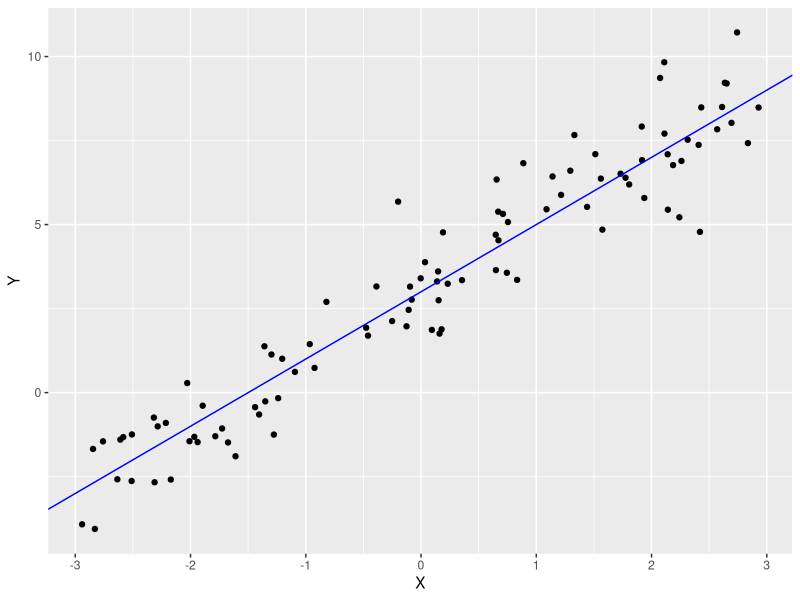

Source code (R):
library("tidyverse") # if needed

set.seed(62)

dat <- tibble(X = runif(100, -3, 3),
              Y = 3 + 2 * X + rnorm(100))

ggplot(dat, aes(X, Y)) +
  geom_point() +
  geom_abline(intercept = 3, slope = 2, color = "blue")
